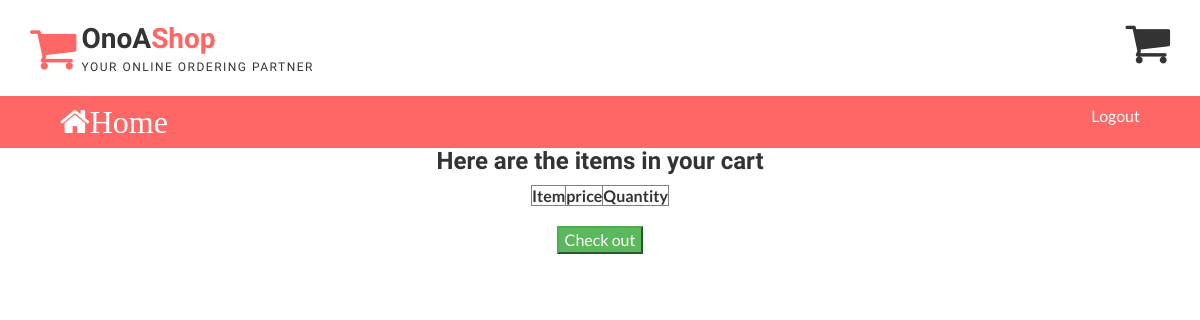
/cartitems.php (signed in), run on an earlier commit of the app's database.
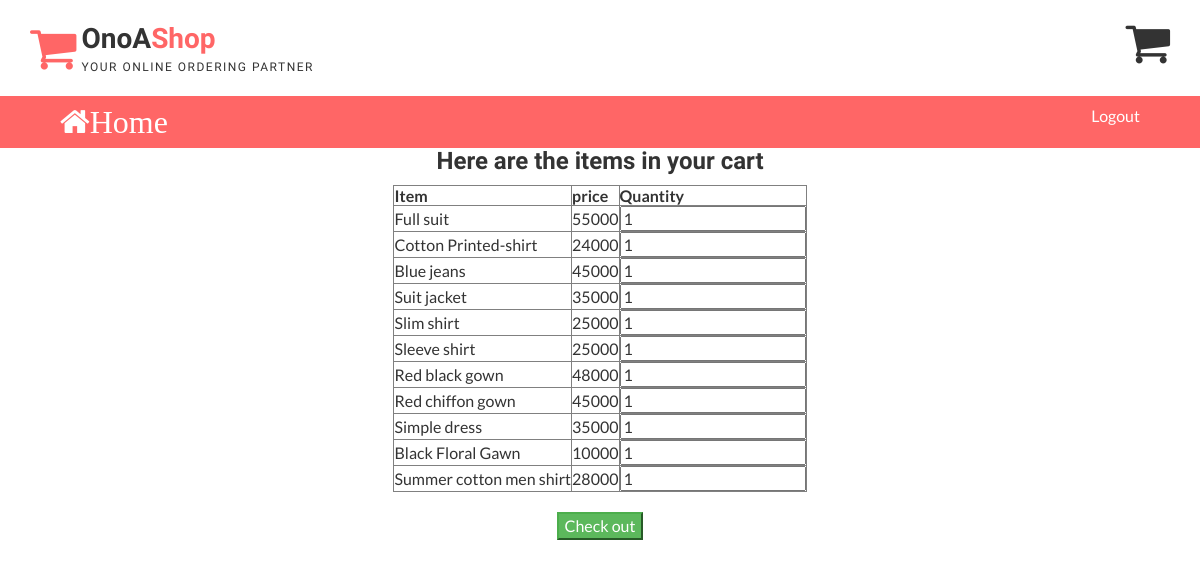
And on a later commit of the database.
### tables this page shows
CREATE TABLE `cartitems` (
  `itemID` int(11) NOT NULL,
  `itemName` varchar(255) NOT NULL,
  `userSec` varchar(255) NOT NULL
);

### cartitems.php (the view, shortened to what this page needs)
<?php
require 'includes/main.php';
$mail = $_SESSION['loginEmail'];
$cartitems = $db->prepare("SELECT * FROM `cartitems` WHERE `userSec`=?");
$cartitems->execute(array($mail));
?>
<html>
<head>
    <link href="css/font-awesome.css" rel="stylesheet">
    <link href="css/bootstrap.css" rel="stylesheet">
    <link href="css/jquery.smartmenus.bootstrap.css" rel="stylesheet">
    <link rel="stylesheet" type="text/css" href="css/jquery.simpleLens.css">
    <link rel="stylesheet" type="text/css" href="css/slick.css">
    <link rel="stylesheet" type="text/css" href="css/nouislider.css">
    <link id="switcher" href="css/theme-color/default-theme.css" rel="stylesheet">
    <link href="css/sequence-theme.modern-slide-in.css" rel="stylesheet" media="all">
    <link href="css/style.css" rel="stylesheet">
  </head>
  <body>
  <header id="aa-header">
    <div class="aa-header-bottom">
      <div class="container">
        <div class="row">
          <div class="col-md-12">
            <div class="aa-header-bottom-area">
              <div class="aa-logo">
                <a href="./">
                  <span class="fa fa-shopping-cart"></span>
                  <p>OnoA<strong>Shop</strong> <span>Your Online Ordering Partner</span></p>
                </a>
              </div>
              <div style="float: right;" title="View cart items">
                <a href="cartitems.php"><i class="fa fa-shopping-cart fa-3x"></i></a>
              </div>
            </div>
          </div>
        </div>
      </div>
    </div>
  </header>
  <section id="menu">
    <div class="container">
      <div class="menu-area">
        <div class="navbar navbar-default" role="navigation">
          <div class="navbar-collapse collapse">
            <ul class="nav navbar-nav">
              <li><a href="./"><i class="fa fa-home fa-2x">Home</i></a></li>
              <li style="float: right;"><a href="logout.php">Logout</a></li>
                </ul>
          </div>
        </div>
      </div>
      </div>
  </section>
 <center>
 	<div style="padding: 20px;">
 		<h3><b>Here are the items in your cart</b></h3>
		<table border="1">
			<th>Item</th>
			<th>price</th>
			<th>Quantity</th>
			<?php
			while ($item = $cartitems->fetch(PDO::FETCH_ASSOC)){
				echo "<tr><td>".$item['itemName']."</td>";
				$prd = $item['itemName'];
				$prdpr = $db->prepare("SELECT `ProductPrice` FROM `products` WHERE `ProductName`=?");
				$prdpr->execute(array($prd));
				$price = $prdpr->fetch(PDO::FETCH_ASSOC);
				echo "<td>".$price['ProductPrice']."</td>";
				echo "<td><input type='number' value='1'/></td></tr>";
			}
			?>
		</table>
	</div>
	<button class="btn-success">Check out</button>
</center>
</body>
</html>

### css/theme-color/default-theme.css (style rules this page uses)
#aa-header .aa-header-bottom .aa-header-bottom-area .aa-logo a > span { color: #ff6666; }
#aa-header .aa-header-bottom .aa-header-bottom-area .aa-logo a strong { color: #ff6666; }
#menu { background-color: #ff6666; }

What changed in the data, as far as the page shows it:
added cartitems: itemName "Full suit", ProductPrice "55000"
added cartitems: itemName "Cotton Printed-shirt", ProductPrice "24000"
added cartitems: itemName "Blue jeans", ProductPrice "45000"
added cartitems: itemName "Suit jacket", ProductPrice "35000"
added cartitems: itemName "Slim shirt", ProductPrice "25000"
added cartitems: itemName "Sleeve shirt", ProductPrice "25000"
added cartitems: itemName "Red black gown", ProductPrice "48000"
added cartitems: itemName "Red chiffon gown", ProductPrice "45000"
added cartitems: itemName "Simple dress", ProductPrice "35000"
added cartitems: itemName "Black Floral Gawn", ProductPrice "10000"
added cartitems: itemName "Summer cotton men shirt", ProductPrice "28000"
